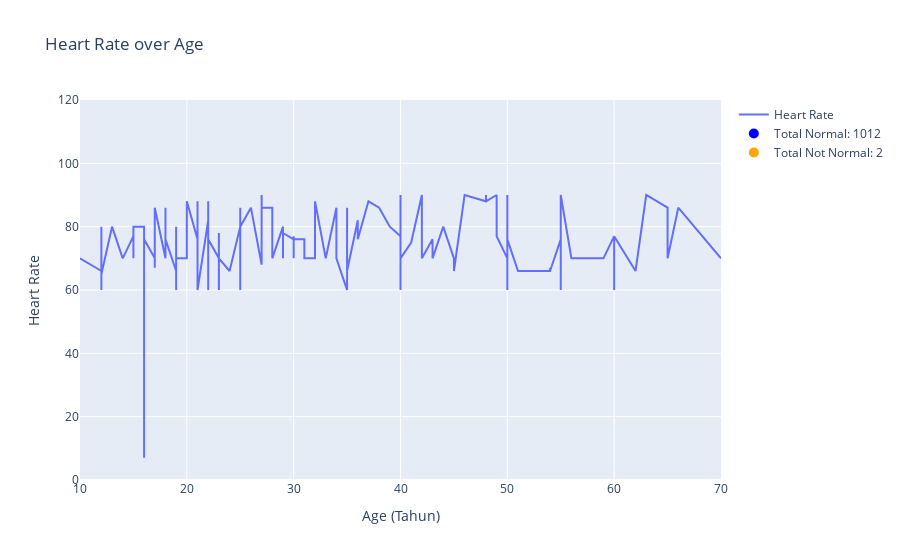

Here is the notebook cell this chart was saved with:
### Code cell
# Mengimpor pustaka Pandas dan memberi alias pd
import pandas as pd

# Mengimpor pustaka Plotly's graph_objs dan memberi alias go
import plotly.graph_objs as go

# Membaca data dari file Excel 'data_kesehatan.xlsx' dan menyimpannya dalam objek DataFrame yang disebut 'data'
data = pd.read_excel('data/data_kesehatan.xlsx')

# Mengurutkan DataFrame 'data' berdasarkan kolom 'Age' (umur)
data = data.sort_values(by='Age')

# Defining the 'normal' heart rate range
normal_hr_range = (60, 100)

# Determining if each heart rate is normal or not and creating a new column for it
data['HRStatus'] = data['HeartRate'].apply(lambda x: 'normal' if normal_hr_range[0] <= x <= normal_hr_range[1] else 'not normal')

# Group by 'HRStatus' and count the occurrences
hr_status_counts = data['HRStatus'].value_counts()

# Mengambil kolom 'Age' (umur) dari DataFrame dan menyimpannya dalam variabel 'x'
x = data['Age']

# Mengambil kolom 'HeartRate' (detak jantung) dari DataFrame dan menyimpannya dalam variabel 'y'
y = data['HeartRate']

# Membuat objek grafik kosong menggunakan Plotly's Figure
fig = go.Figure()

# Menambahkan trace berupa garis pada grafik untuk 'HeartRate' dengan data 'x' (umur) dan 'y' sebagai sumbu Y
fig.add_trace(go.Scatter(x=x, y=y, mode='lines', name='Heart Rate'))

# Adding dummy traces for the legend
fig.add_trace(go.Scatter(
    x=[None], 
    y=[None], 
    mode='markers',
    marker=dict(size=10, color='blue'),
    name=f'Total Normal: {hr_status_counts["normal"]}'
))

fig.add_trace(go.Scatter(
    x=[None], 
    y=[None], 
    mode='markers',
    marker=dict(size=10, color='orange'),
    name=f'Total Not Normal: {hr_status_counts["not normal"]}'
))

# Mengatur layout grafik, termasuk judul, label sumbu, lebar, dan tinggi
fig.update_layout(
    title='Heart Rate over Age',
    xaxis_title='Age (Tahun)',
    yaxis_title='Heart Rate',
    autosize=True,
    height=600
)

fig.update_yaxes(
    range=[0, 120]
)

# Menampilkan grafik yang telah dibuat
fig.show()

### Figure 1 — Plotly figure (JSON) as saved in the notebook; plotly's stock layout.template omitted (floating-point values rounded to 4 significant figures; data arrays with more than 128 entries replaced by an {"elided": "..."} marker saying what was removed)
{"data": [{"mode": "lines", "name": "Heart Rate", "type": "scatter", "x": {"elided": "1014 int values"}, "y": {"elided": "1014 int values"}}, {"marker": {"color": "blue", "size": 10}, "mode": "markers", "name": "Total Normal: 1012", "type": "scatter", "x": [null], "y": [null]}, {"marker": {"color": "orange", "size": 10}, "mode": "markers", "name": "Total Not Normal: 2", "type": "scatter", "x": [null], "y": [null]}], "layout": {"autosize": true, "title": {"text": "Heart Rate over Age"}, "xaxis": {"autorange": true, "range": [10, 70], "title": {"text": "Age (Tahun)"}, "type": "linear"}, "yaxis": {"range": [0, 120], "title": {"text": "Heart Rate"}, "type": "linear"}}}
